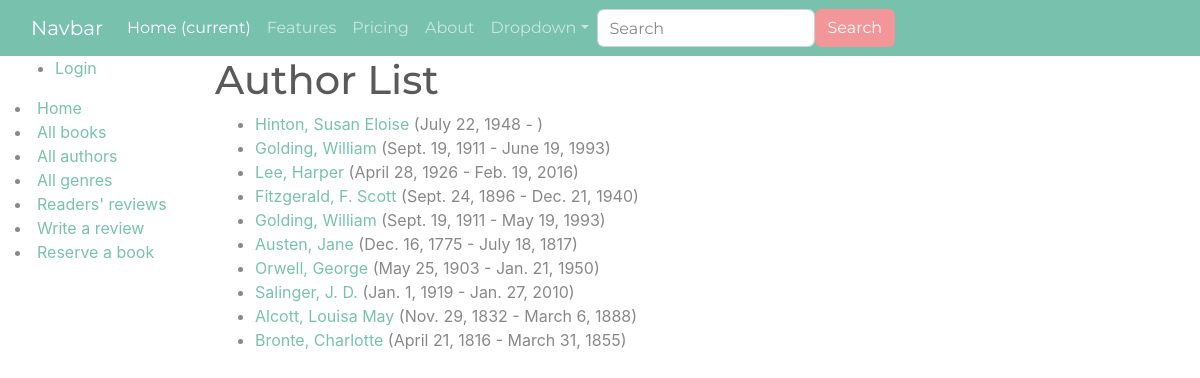
Screenshot of /catalog/authors/ with the database file from the repository.
### catalog/models.py (models this page shows)
class Author(models.Model):
    first_name = models.CharField(max_length=100, )
    last_name = models.CharField(max_length=100)
    date_of_birth = models.DateField(null=True, blank=True, verbose_name="DOB")
    date_of_death = models.DateField('Died', null=True, blank=True)
    def get_absolute_url(self):
        return reverse('author-detail', args=[str(self.id)])
    def __str__(self):
        return f'{self.last_name}, {self.first_name}'

### catalog/views.py (the view)
# urls.py: path('authors/', views.AuthorListView.as_view(), name='authors'),
class AuthorListView(generic.ListView):
    model = Author
    context_object_name = 'author_list'
    queryset = Author.objects.all()
    template_name ='author_list.html'
    paginate_by = 10

### catalog/templates/author_list.html
{% extends "site_base.html" %}
{% block content %}
<h1>Author List</h1>
{% if author_list %}
  <ul>
  {% for author in author_list %}
    <li>
      <a href="{{ author.get_absolute_url }}">
      {{ author }}
      </a>
      ({{author.date_of_birth}} - {% if author.date_of_death %}{{author.date_of_death}}{% endif %})
    </li>
  {% endfor %}
 </ul>
{% else %}
  <p>There are no authors available.</p>
{% endif %}
{% endblock %}

### rows the page displays
Author: last_name+first_name "Hinton, Susan Eloise", date_of_birth "July 22, 1948"
Author: last_name+first_name "Golding, William", date_of_birth "Sept. 19, 1911", date_of_death "June 19, 1993"
Author: last_name+first_name "Lee, Harper", date_of_birth "April 28, 1926", date_of_death "Feb. 19, 2016"
Author: last_name+first_name "Fitzgerald, F. Scott", date_of_birth "Sept. 24, 1896", date_of_death "Dec. 21, 1940"
Author: last_name+first_name "Golding, William", date_of_birth "Sept. 19, 1911", date_of_death "May 19, 1993"
Author: last_name+first_name "Austen, Jane", date_of_birth "Dec. 16, 1775", date_of_death "July 18, 1817"
Author: last_name+first_name "Orwell, George", date_of_birth "May 25, 1903", date_of_death "Jan. 21, 1950"
Author: last_name+first_name "Salinger, J. D.", date_of_birth "Jan. 1, 1919", date_of_death "Jan. 27, 2010"
Author: last_name+first_name "Alcott, Louisa May", date_of_birth "Nov. 29, 1832", date_of_death "March 6, 1888"
Author: last_name+first_name "Bronte, Charlotte", date_of_birth "April 21, 1816", date_of_death "March 31, 1855"
